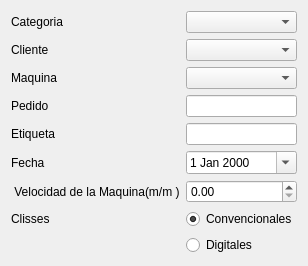
                <widget class="QWidget" name="tabFicha_2">
                 <attribute name="title">
                  <string>Datos Ficha</string>
                 </attribute>
                 <layout class="QGridLayout" name="gridLayout_20">
                  <item row="3" column="0">
                   <widget class="QLabel" name="lblPedido_2">
                    <property name="text">
                     <string>Pedido</string>
                    </property>
                   </widget>
                  </item>
                  <item row="4" column="0">
                   <widget class="QLabel" name="lblEtiqueta_2">
                    <property name="text">
                     <string>Etiqueta</string>
                    </property>
                   </widget>
                  </item>
                  <item row="7" column="0">
                   <widget class="QLabel" name="lblVelocidad_3">
                    <property name="text">
                     <string> Velocidad de la Maquina(m/m )</string>
                    </property>
                   </widget>
                  </item>
                  <item row="2" column="0">
                   <widget class="QLabel" name="lblMaquina_2">
                    <property name="text">
                     <string>Maquina</string>
                    </property>
                   </widget>
                  </item>
                  <item row="9" column="0">
                   <widget class="QLabel" name="lblClisses_2">
                    <property name="text">
                     <string>Clisses</string>
                    </property>
                   </widget>
                  </item>
                  <item row="2" column="2">
                   <widget class="QComboBox" name="cmbMaquinaMod"/>
                  </item>
                  <item row="0" column="0">
                   <widget class="QLabel" name="label_4">
                    <property name="text">
                     <string>Categoria</string>
                    </property>
                   </widget>
                  </item>
                  <item row="1" column="2">
                   <widget class="QComboBox" name="cmbClienteMod"/>
                  </item>
                  <item row="10" column="2">
                   <widget class="QRadioButton" name="rbDigitalesMod">
                    <property name="text">
                     <string>Digitales</string>
                    </property>
                   </widget>
                  </item>
                  <item row="0" column="2">
                   <widget class="QComboBox" name="cmbCategoriaMod"/>
                  </item>
                  <item row="7" column="2">
                   <widget class="QDoubleSpinBox" name="dsbVelocidadFichaMod">
                    <property name="decimals">
                     <number>2</number>
                    </property>
                   </widget>
                  </item>
                  <item row="1" column="0">
                   <widget class="QLabel" name="lblCliente_2">
                    <property name="text">
                     <string>Cliente</string>
                    </property>
                   </widget>
                  </item>
                  <item row="5" column="0">
                   <widget class="QLabel" name="lblFecha_2">
                    <property name="text">
                     <string>Fecha</string>
                    </property>
                   </widget>
                  </item>
                  <item row="3" column="2">
                   <widget class="QLineEdit" name="lePedidoMod"/>
                  </item>
                  <item row="5" column="2">
                   <widget class="QDateEdit" name="deFechaFichaMod">
                    <property name="calendarPopup">
                     <bool>true</bool>
                    </property>
                   </widget>
                  </item>
                  <item row="9" column="2">
                   <widget class="QRadioButton" name="rbConvencionalesMod">
                    <property name="text">
                     <string>Convencionales</string>
                    </property>
                    <property name="checked">
                     <bool>true</bool>
                    </property>
                   </widget>
                  </item>
                  <item row="4" column="2">
                   <widget class="QLineEdit" name="leEtiquetaMod"/>
                  </item>
                 </layout>
                </widget>
